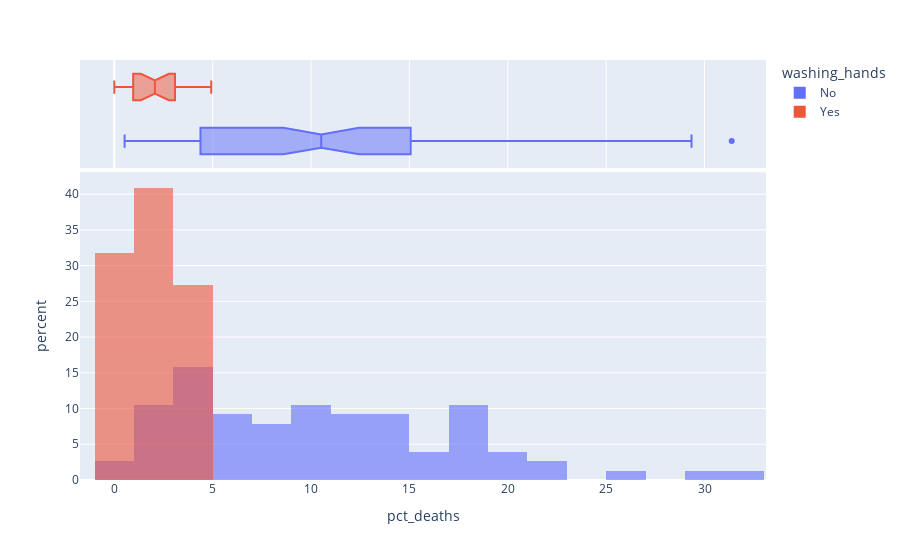

Write notebook code for a chart like this one.
### Markdown cell above
### Use Histograms to Visualise the Monthly Distribution of Outcomes

**Challenge**: Create a [plotly histogram](https://plotly.com/python/histograms/) to show the monthly percentage of deaths. 

* Use docs to check out the available parameters. Use the [`color` parameter](https://plotly.github.io/plotly.py-docs/generated/plotly.express.histogram.html) to display two overlapping histograms.
* The time period of handwashing is shorter than not handwashing. Change `histnorm` to `percent` to make the time periods comparable. 
* Make the histograms slighlty transparent
* Experiment with the number of bins on the histogram. Which number work well in communicating the range of outcomes?
* Just for fun, display your box plot on the top of the histogram using the `marginal` parameter.

### Code cell
hist = px.histogram(
    df_monthly,
    x = 'pct_deaths',
    color = 'washing_hands',
    nbins=30,
    opacity=0.6,
    barmode='overlay',
    histnorm='percent',
    marginal='box'
)

hist.show()

### Figure 1 — Plotly figure (JSON) as saved in the notebook; plotly's stock layout.template omitted (floating-point values rounded to 4 significant figures)
{"data": [{"alignmentgroup": "True", "bingroup": "x", "histnorm": "percent", "hovertemplate": "washing_hands=No<br>pct_deaths=%{x}<br>percent=%{y}<extra></extra>", "legendgroup": "No", "marker": {"color": "#636efa", "opacity": 0.6}, "name": "No", "nbinsx": 30, "offsetgroup": "No", "orientation": "v", "showlegend": true, "type": "histogram", "x": [14.57, 7.531, 4.332, 1.569, 0.7843, 5, 8.421, 1.351, 1.878, 11.02, 22.55, 20.85, 12.22, 10.23, 10.74, 3.226, 6.593, 20.78, 25.46, 18.39, 29.34, 22.97, 31.38, 19.12, 15.97, 12.41, 11.93, 6.098, 4.082, 0.5236, 1.554, 2.262, 17.6, 7.143, 8.051, 15.16, 11.28, 17.03, 17.31, 5.833, 2.679, 4.369, 6.32, 1.224, 3.226, 11.02, 10.55, 7.591, 4.745, 4.452, 4.231, 4.392, 7.143, 6.122, 3.586, 10.55, 14.84, 10.94, 10.49, 13.39, 18.09, 15.43, 18.97, 13.44, 10.15, 13.1, 18.06, 14.39, 14.96, 10.77, 5.369, 3.215, 1.923, 3.607, 18.27, 12.24], "xaxis": "x", "yaxis": "y"}, {"alignmentgroup": "True", "hovertemplate": "washing_hands=No<br>pct_deaths=%{x}<extra></extra>", "legendgroup": "No", "marker": {"color": "#636efa"}, "name": "No", "notched": true, "offsetgroup": "No", "showlegend": false, "type": "box", "x": [14.57, 7.531, 4.332, 1.569, 0.7843, 5, 8.421, 1.351, 1.878, 11.02, 22.55, 20.85, 12.22, 10.23, 10.74, 3.226, 6.593, 20.78, 25.46, 18.39, 29.34, 22.97, 31.38, 19.12, 15.97, 12.41, 11.93, 6.098, 4.082, 0.5236, 1.554, 2.262, 17.6, 7.143, 8.051, 15.16, 11.28, 17.03, 17.31, 5.833, 2.679, 4.369, 6.32, 1.224, 3.226, 11.02, 10.55, 7.591, 4.745, 4.452, 4.231, 4.392, 7.143, 6.122, 3.586, 10.55, 14.84, 10.94, 10.49, 13.39, 18.09, 15.43, 18.97, 13.44, 10.15, 13.1, 18.06, 14.39, 14.96, 10.77, 5.369, 3.215, 1.923, 3.607, 18.27, 12.24], "xaxis": "x2", "yaxis": "y2"}, {"alignmentgroup": "True", "bingroup": "x", "histnorm": "percent", "hovertemplate": "washing_hands=Yes<br>pct_deaths=%{x}<br>percent=%{y}<extra></extra>", "legendgroup": "Yes", "marker": {"color": "#EF553B", "opacity": 0.6}, "name": "Yes", "nbinsx": 30, "offsetgroup": "Yes", "orientation": "v", "showlegend": true, "type": "histogram", "x": [2.239, 1.2, 1.894, 4.58, 3.957, 4.472, 2.93, 3.534, 0.6873, 0, 0.6557, 0.9585, 1.136, 0.3717, 0, 0.9615, 2.341, 2.903, 1.34, 2.233, 3.085, 4.926], "xaxis": "x", "yaxis": "y"}, {"alignmentgroup": "True", "hovertemplate": "washing_hands=Yes<br>pct_deaths=%{x}<extra></extra>", "legendgroup": "Yes", "marker": {"color": "#EF553B"}, "name": "Yes", "notched": true, "offsetgroup": "Yes", "showlegend": false, "type": "box", "x": [2.239, 1.2, 1.894, 4.58, 3.957, 4.472, 2.93, 3.534, 0.6873, 0, 0.6557, 0.9585, 1.136, 0.3717, 0, 0.9615, 2.341, 2.903, 1.34, 2.233, 3.085, 4.926], "xaxis": "x2", "yaxis": "y2"}], "layout": {"barmode": "overlay", "legend": {"title": {"text": "washing_hands"}, "tracegroupgap": 0}, "margin": {"t": 60}, "xaxis": {"anchor": "y", "domain": [0, 1], "title": {"text": "pct_deaths"}}, "xaxis2": {"anchor": "y2", "domain": [0, 1], "matches": "x", "showgrid": true, "showticklabels": false}, "yaxis": {"anchor": "x", "domain": [0, 0.7326], "title": {"text": "percent"}}, "yaxis2": {"anchor": "x2", "domain": [0.7426, 1], "matches": "y2", "showgrid": false, "showline": false, "showticklabels": false, "ticks": ""}}}
